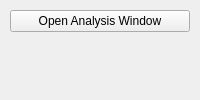
<?xml version="1.0" encoding="UTF-8"?>
<!-- Copyright (C) UChicago Argonne, LLC -->
<!-- See LICENSE file for details -->
<ui version="4.0">
 <class>AreaDetAnalysisDockWidget</class>
 <widget class="QWidget" name="AreaDetAnalysisDockWidget">
  <property name="windowTitle">
   <string>Analysis</string>
  </property>
  <layout class="QVBoxLayout" name="layoutAnalysis">
   <property name="leftMargin">
    <number>10</number>
   </property>
   <property name="topMargin">
    <number>10</number>
   </property>
   <property name="rightMargin">
    <number>10</number>
   </property>
   <property name="bottomMargin">
    <number>10</number>
   </property>
   <item>
    <widget class="QPushButton" name="btn_analysis_window">
     <property name="text">
      <string>Open Analysis Window</string>
     </property>
    </widget>
   </item>
   <item>
    <spacer name="spacerAnalysis">
     <property name="orientation">
      <enum>Qt::Vertical</enum>
     </property>
     <property name="sizeHint" stdset="0">
      <size>
       <width>20</width>
       <height>40</height>
      </size>
     </property>
    </spacer>
   </item>
  </layout>
 </widget>
 <resources/>
 <connections/>
</ui>
